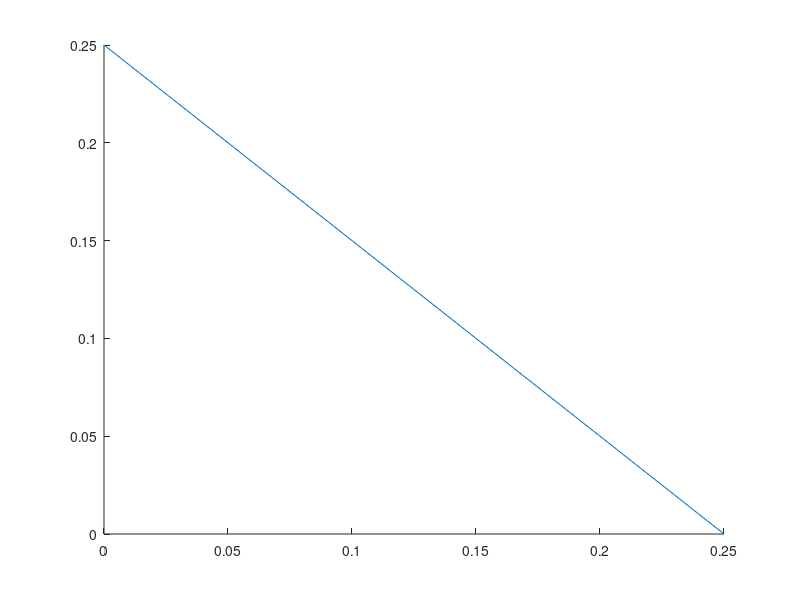

This figure's MATLAB source: (Note: this script raises an error after producing the figure.)
%% Y and Y1
Y=zeros(123,123);
Y(1,21)=1; Y(2,53)=2; Y(3,91)=1; Y(4,86)=2; Y(5,63)=1; Y(6,123)=2; Y(7,69)=5; Y(8,72)=5; Y(9,47)=5; Y(10,40)=2; Y(11,25)=1; Y(12,54)=1; Y(13,89)=5; Y(14,105)=1; Y(15,121)=0.2; Y(16,45)=2; Y(17,67)=5; Y(18,62)=4; Y(19,35)=2; Y(20,31)=2; Y(21,24)=5; Y(22,23)=5; Y(23,24)=2; Y(24,28)=1; Y(25,26)=4; Y(26,27)=5; Y(27,28)=2; Y(28,29)=5; Y(29,30)=1; Y(29,31)=5; Y(31,32)=10; Y(32,33)=5; Y(32,49)=2; Y(32,60)=2; Y(33,34)=2; Y(35,36)=1; Y(35,37)=5; Y(37,38)=2; Y(38,39)=2; Y(38,42)=10; Y(38,49)=2; Y(39,40)=5; Y(40,41)=5; Y(40,43)=1; Y(43,44)=5; Y(43,45)=1; Y(46,47)=1; Y(47,48)=4; Y(48,49)=1; Y(49,64)=10; Y(50,51)=4; Y(50,87)=1; Y(51,52)=5; Y(52,53)=1; Y(53,55)=10; Y(54,55)=5; Y(55,57)=2; Y(56,57)=5; Y(57,59)=0.5; Y(58,59)=5; Y(59,61)=10; Y(60,61)=1; Y(61,62)=2; Y(62,63)=1; Y(64,65)=1; Y(65,66)=5; Y(66,70)=1; Y(67,68)=4; Y(68,70)=2; Y(68,81)=2; Y(69,70)=2; Y(70,71)=1; Y(71,73)=5; Y(72,73)=4; Y(73,74)=4; Y(74,75)=2; Y(74,76)=1; Y(76,77)=1; Y(76,78)=4; Y(78,79)=5; Y(78,122)=2; Y(80,81)=2; Y(81,82)=1; Y(81,83)=1; Y(82,106)=1; Y(83,84)=5; Y(84,85)=2; Y(85,86)=1; Y(87,88)=0.5; Y(88,93)=1; Y(89,90)=1; Y(89,92)=2; Y(90,91)=5; Y(92,93)=4; Y(93,94)=1; Y(94,95)=4; Y(94,97)=5; Y(95,96)=2; Y(97,98)=4; Y(97,101)=5; Y(98,99)=5; Y(99,100)=1; Y(101,102)=2; Y(102,103)=2; Y(102,106)=1; Y(103,104)=5; Y(104,105)=2; Y(106,107)=2; Y(106,111)=1; Y(107,108)=4; Y(108,109)=5; Y(109,110)=5; Y(111,112)=4; Y(111,115)=1; Y(112,113)=4; Y(113,114)=1; Y(115,116)=4; Y(115,122)=1; Y(116,117)=1; Y(117,118)=4; Y(117,119)=2; Y(119,120)=4; Y(120,121)=1; Y(120,123)=1;
Y=diag((Y+Y')*ones(123,1))-Y-Y'; %% Y is obtained

YSS=Y(1:10,1:10); YSL=Y(1:10, 11:123); YLS=YSL';YLL=Y(11:123,11:123);
K=diag([0.5 0.5 0.5 0.5 0.5 1 1 1 1 1]);
c=ones(1,10)*K^(-1)*YSS^(-1)*K^(-1)*ones(10,1);alpha=(ones(1,10)*K^(-1)*YSS^(-1)*YSL)';
Y1=YLL-YLS*YSS^(-1)*YSL+alpha*alpha'*c^(-1); %% Y1 is obtained
uref=1500;

%% The feasible regions proposed in [31]-[37] and this paper
line([1/4 0],[0 1/4]); hold on;  %% the feasible region proposed in [31]-[33]

f1 = @(x, y) x + y + abs(x - y) + 2 * sqrt((x + y).* abs(x - y)) - 1;
fimplicit(f1, [0 2/3 0 4/3], 'MeshDensity', 1000); %% the feasible region proposed in [34]-[35]

f2=@(x,y)x+y+3*(abs(x-y)*0.5).^(2/3)-1;
fimplicit(f2, [0 2/3 0 4/3], 'MeshDensity', 1000); %% the feasible region proposed in [37] 

line([0 2/3],[1/2 4/3]); fplot(@(x)2*sqrt(x)-1,[1/4 (3-sqrt(5))/2]); 
fplot(@(x)x.^2./(1-x),[(3-sqrt(5))/2 2/3]);  %% the feasible proposed in this paper

%% T1, T2, s and r
lambda=1.5; %% load factor
pL=[4*ones(35,1);5*ones(35,1);6*ones(33,1)]*1000*lambda;
pM=-[1; 1; 1; 2; 2; 2; 3; 3; 3; 3]*20000;
T=Y1^(-1)*diag([pM;pL])/uref/uref;  %% T is obtained
T1=T.*(T>0); %% T1 is obtained
T2=-T.*(T<0); %%T2 is obtained
s=T1*ones(113,1);r=T2*ones(113,1); %% s and r are obtained 

%% Solvability condition: (s_i, r_i) should belongs to the proposed feasible region
plot(s,r,'*')


%% power low calculation (Newton-Raphson method)
x=ones(113,1);
for i=1:5
    x=x-(eye(113)-T*diag(x)^(-2))^(-1)*(x+T*diag(x)^(-1)*ones(113,1)-ones(113,1)); 
end
error=x+T*diag(x)^(-1)*ones(113,1)-ones(113,1);  
u_L=uref*x; %% CPD's voltage is obtained

i_S=ones(1,113)*([pM;pL]./u_L)*(ones(1,10)*K*ones(10,1))^(-1)*K*ones(10,1) %% Currents of DCC-DGs
